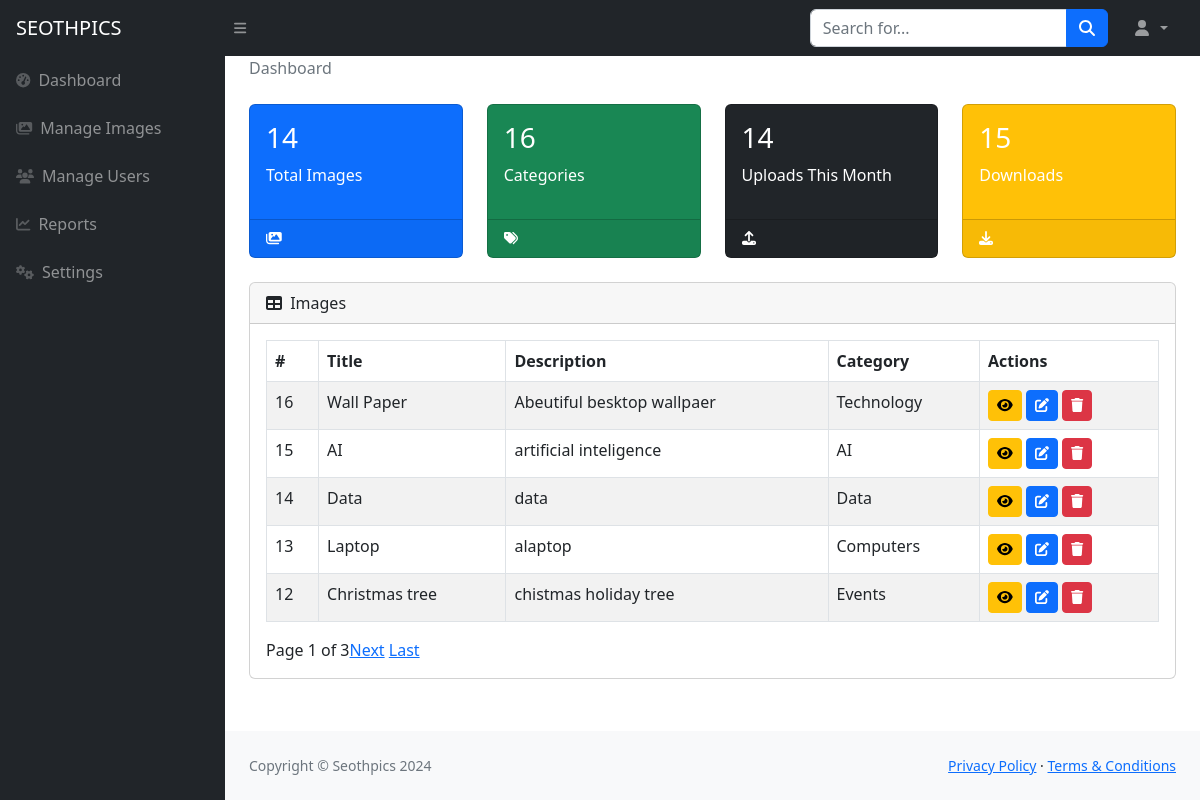
Page /seoth/ (signed in) on the committed database.
### gallery/models.py (models this page shows, shortened)
class Image(models.Model):
    name = models.CharField(max_length=255)  # The name of the image
    description = models.TextField()  # A description of the image
    category = models.ForeignKey(Category, on_delete=models.CASCADE)
    image_file = models.ImageField(upload_to='images/')  # The actual image file
    created_at = models.DateTimeField(auto_now_add=True)  # Timestamp when the image was uploaded

class Category(models.Model):
    name = models.CharField(max_length=100)  # Name of the category (e.g., Nature, Architecture)
    description = models.TextField(blank=True, null=True)  # Optional description for the category

### gallery/views.py (the view)
# urls.py: path('seoth/', views.admin, name='admin'),
@login_required
def admin(request):
    now = timezone.now()
    start_of_month = now.replace(day=1)
    next_month = (now.replace(day=28) + timedelta(days=4)).replace(day=1)
    end_of_month = next_month - timedelta(days=1)
    total_images = Image.objects.all().order_by("-created_at")
    images_this_month = total_images.filter(created_at__gte=start_of_month, created_at__lte=end_of_month)
    total_images_count = total_images.count()
    images_this_month_count = images_this_month.count()
    categories = Category.objects.all()
    category_counts = total_images.values('category').annotate(count=Count('id')).order_by('category')
    category_dict = {category.id: category.name for category in categories if category.id in [cat['category'] for cat in category_counts]}
    category_names = [category_dict[category['category']] for category in category_counts]
    image_counts = [category['count'] for category in category_counts]
    images_list = Image.objects.all().order_by("-created_at")
    paginator = Paginator(images_list, 5)
    page_number = request.GET.get('page')
    paginated_images = paginator.get_page(page_number)
    start_of_day = now - timedelta(days=1)
    uploads_per_hour = total_images.filter(created_at__gte=start_of_day).annotate(hour=TruncHour('created_at')).values('hour').annotate(count=Count('id')).order_by('hour')
    hours = [upload['hour'].strftime('%H:%M') for upload in uploads_per_hour]
    upload_counts = [upload['count'] for upload in uploads_per_hour]
    user_first_name = request.user.first_name
    user_last_name = request.user.last_name
    full_name = f"{user_first_name} {user_last_name}"
    downloads=ImageDownload.objects.all()
    total_downloads=downloads.count()
    context = {
        'total_images': total_images,
        'images': paginated_images,
        'categories': categories,
        'images_this_month_count': images_this_month_count,
        'hours': hours,
        'upload_counts': upload_counts,
        'category_names': category_names,
        'image_counts': image_counts,
        'full_name': full_name,  # Pass the user's full name to the template
        'total_downloads':total_downloads,
    }
    return render(request, 'admin_dashboard/index.html', context)

### gallery/templates/admin_dashboard/index.html (shortened to what this page needs)
{% extends 'admin_dashboard/base.html' %}
{% block content %}
<main>
    <div class="container-fluid px-4">
        <ol class="breadcrumb mb-4">
            <li class="breadcrumb-item active">Dashboard</li>
        </ol>
        <div class="row">
            <div class="col-xl-3 col-md-6">
                <div class="card bg-primary text-white mb-4">
                    <div class="card-body">
                        <h3>{{ total_images.count }}</h3>
                        <p>Total Images</p>
                    </div>
                    <div class="card-footer d-flex align-items-center justify-content-between">
                        <span class="small text-white stretched-link"><i class="fas fa-images"></i></span>
                    </div>
                </div>
            </div>
            <div class="col-xl-3 col-md-6">
                <div class="card bg-success text-white mb-4">
                    <div class="card-body">
                        <h3>{{ categories.count }}</h3>
                        <p>Categories</p>
                    </div>
                    <div class="card-footer d-flex align-items-center justify-content-between">
                        <span class="small text-white stretched-link"><i class="fas fa-tags"></i></span>
                    </div>
                </div>
            </div>
            <div class="col-xl-3 col-md-6">
                <div class="card bg-dark text-white mb-4">
                    <div class="card-body">
                        <h3>{{ images_this_month_count }}</h3>
                        <p>Uploads This Month</p>
                    </div>
                    <div class="card-footer d-flex align-items-center justify-content-between">
                        <span class="small text-white stretched-link"><i class="fas fa-upload"></i></span>
                    </div>
                </div>
            </div>
            <div class="col-xl-3 col-md-6">
                <div class="card bg-warning text-white mb-4">
                    <div class="card-body">
                        <h3>{{total_downloads}}</h3>
                        <p>Downloads</p>
                    </div>
                    <div class="card-footer d-flex align-items-center justify-content-between">
                        <span class="small text-white stretched-link"><i class="fas fa-download"></i></span>
                    </div>
                </div>
            </div>
        </div>
        <div class="row">
            <div class="col-xl-12">
                <div class="card mb-4">
                    <div class="card-header">
                        <i class="fas fa-table me-1"></i>
                        Images
                    </div>
                    <div class="card-body">
                        <table id="datatablesSimple" class="table table-striped table-bordered">
                            <thead>
                                <tr>
                                    <th>#</th>
                                    <th>Title</th>
                                    <th>Description</th>
                                    <th>Category</th>
                                    <th>Actions</th>
                                </tr>
                            </thead>
                            <tbody>
                                {% for image in images %}
                                    <tr>
                                        <td>{{ image.id }}</td>
                                        <td>{{ image.name }}</td>
                                        <td>{{ image.description }}</td>
                                        <td>{{ image.category.name }}</td>
                                        <td>
                                            <a href="{% url 'view_image' image.id %}" class="btn btn-warning btn-sm"><i class="fas fa-eye"></i></a>
                                            <a href="{% url 'edit_image' image.id %}" class="btn btn-primary btn-sm"><i class="fas fa-edit"></i></a>
                                            <a href="{% url 'delete_image' image.id %}" class="btn btn-danger btn-sm"><i class="fas fa-trash"></i></a>
                                        </td>
                                    </tr>
                                {% endfor %}
                            </tbody>
                        </table>
                        <div class="pagination">
                            <span>Page {{ images.number }} of {{ images.paginator.num_pages }}</span>
                            {% if images.has_next %}
                                <a href="?page={{ images.next_page_number }}" >Next </a>
                                <a href="?page={{ images.paginator.num_pages }}" >Last</a>
                            {% endif %}
                        </div>
                    </div>
                </div>
            </div>
        </div>
    </div>
</main>
{% endblock %}

### rows in the picture
Image: id "16", name "Wall Paper", description "Abeutiful besktop wallpaer", category.name "Technology"
Image: id "15", name "AI", description "artificial inteligence", category.name "AI"
Image: id "14", name "Data", description "data", category.name "Data"
Image: id "13", name "Laptop", description "alaptop", category.name "Computers"
Image: id "12", name "Christmas tree", description "chistmas holiday tree", category.name "Events"

### other values in the picture
{{ total_images.count }} "14"
{{ categories.count }} "16"
{{ images_this_month_count }} "14"
{{ total_downloads }} "15"
{{ images.number }} "1"
{{ images.paginator.num_pages }} "3"
